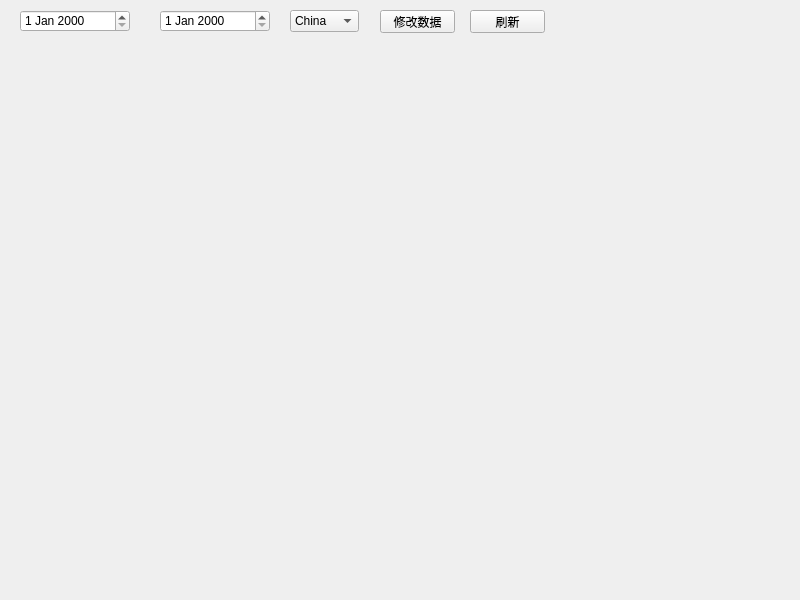
<?xml version="1.0" encoding="UTF-8"?>
<ui version="4.0">
 <class>MainWindow</class>
 <widget class="QMainWindow" name="MainWindow">
  <property name="geometry">
   <rect>
    <x>0</x>
    <y>0</y>
    <width>800</width>
    <height>600</height>
   </rect>
  </property>
  <property name="windowTitle">
   <string>国家疫情数据统计折线图</string>
  </property>
  <widget class="QWidget" name="centralwidget">
   <widget class="QDateEdit" name="dateEdit">
    <property name="geometry">
     <rect>
      <x>20</x>
      <y>10</y>
      <width>110</width>
      <height>22</height>
     </rect>
    </property>
   </widget>
   <widget class="QDateEdit" name="dateEdit_2">
    <property name="geometry">
     <rect>
      <x>160</x>
      <y>10</y>
      <width>110</width>
      <height>22</height>
     </rect>
    </property>
   </widget>
   <widget class="QComboBox" name="comboBox">
    <property name="geometry">
     <rect>
      <x>290</x>
      <y>10</y>
      <width>69</width>
      <height>22</height>
     </rect>
    </property>
    <item>
     <property name="text">
      <string>China</string>
     </property>
    </item>
    <item>
     <property name="text">
      <string>US</string>
     </property>
    </item>
    <item>
     <property name="text">
      <string>Indiana</string>
     </property>
    </item>
    <item>
     <property name="text">
      <string>France</string>
     </property>
    </item>
    <item>
     <property name="text">
      <string>Russia</string>
     </property>
    </item>
    <item>
     <property name="text">
      <string>Brazil</string>
     </property>
    </item>
   </widget>
   <widget class="QPushButton" name="pushButton">
    <property name="geometry">
     <rect>
      <x>380</x>
      <y>10</y>
      <width>75</width>
      <height>23</height>
     </rect>
    </property>
    <property name="text">
     <string>修改数据</string>
    </property>
   </widget>
   <widget class="QPushButton" name="pushButton_2">
    <property name="geometry">
     <rect>
      <x>470</x>
      <y>10</y>
      <width>75</width>
      <height>23</height>
     </rect>
    </property>
    <property name="text">
     <string>刷新</string>
    </property>
   </widget>
  </widget>
 </widget>
 <resources/>
 <connections/>
</ui>
